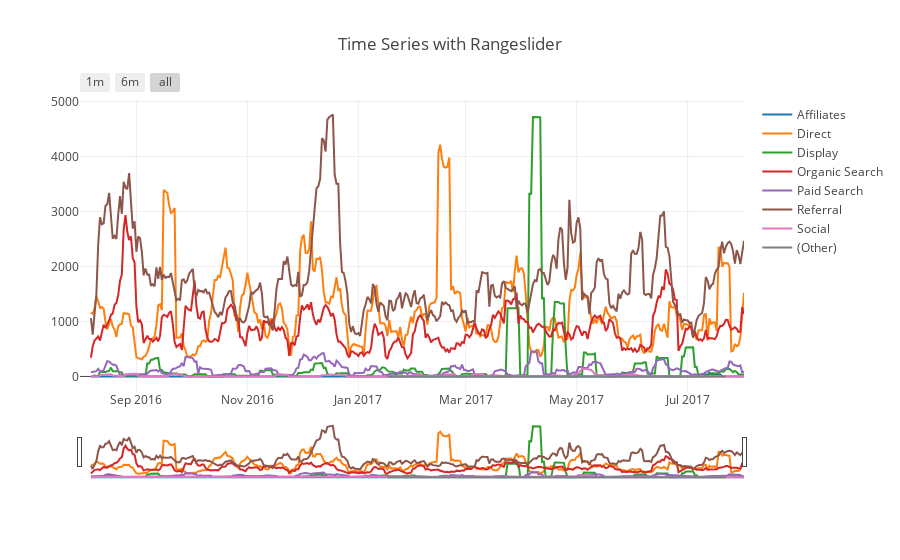

Write notebook code for a chart like this one.
### Markdown cell above
## Revenue by channel over the past year

### Code cell
layout = dict(
    title='Time Series with Rangeslider',
    xaxis=dict(
        rangeselector=dict(
            buttons=list([
                dict(count=1,
                     label='1m',
                     step='month',
                     stepmode='backward'),
                dict(count=6,
                     label='6m',
                     step='month',
                     stepmode='backward'),
                dict(step='all')
            ])
        ),
        rangeslider=dict(
            visible = True
        ),
        type='date'
    )
)

fig = dict(data=data, layout=layout)
plotly.offline.iplot(fig, filename = "Time Series with Rangeslider")

### Figure 1 — Plotly figure (JSON) as saved in the notebook; plotly's stock layout.template omitted (floating-point values rounded to 4 significant figures; data arrays with more than 128 entries replaced by an {"elided": "..."} marker saying what was removed)
{"data": [{"mode": "lines", "name": "Affiliates", "type": "scatter", "uid": "aba86134-d8cd-11e8-a8e6-a45e60cb1c79", "x": {"elided": "366 str values"}, "y": {"elided": "366 float values"}}, {"mode": "lines", "name": "Direct", "type": "scatter", "uid": "aba862fe-d8cd-11e8-8d7f-a45e60cb1c79", "x": {"elided": "366 str values"}, "y": {"elided": "366 float values"}}, {"mode": "lines", "name": "Display", "type": "scatter", "uid": "aba863e4-d8cd-11e8-b442-a45e60cb1c79", "x": {"elided": "361 str values"}, "y": {"elided": "361 float values"}}, {"mode": "lines", "name": "Organic Search", "type": "scatter", "uid": "aba8651a-d8cd-11e8-8b54-a45e60cb1c79", "x": {"elided": "366 str values"}, "y": {"elided": "366 float values"}}, {"mode": "lines", "name": "Paid Search", "type": "scatter", "uid": "aba865d8-d8cd-11e8-95fd-a45e60cb1c79", "x": {"elided": "366 str values"}, "y": {"elided": "366 float values"}}, {"mode": "lines", "name": "Referral", "type": "scatter", "uid": "aba8668c-d8cd-11e8-bfd4-a45e60cb1c79", "x": {"elided": "366 str values"}, "y": {"elided": "366 float values"}}, {"mode": "lines", "name": "Social", "type": "scatter", "uid": "aba86736-d8cd-11e8-b090-a45e60cb1c79", "x": {"elided": "366 str values"}, "y": {"elided": "366 float values"}}, {"mode": "lines", "name": "(Other)", "type": "scatter", "uid": "aba867e2-d8cd-11e8-8fa6-a45e60cb1c79", "x": ["2016-08-26", "2016-08-31", "2016-09-09", "2016-09-27", "2016-09-30", "2016-11-21", "2017-01-17", "2017-01-18", "2017-01-25", "2017-03-03", "2017-03-27", "2017-03-28", "2017-04-04", "2017-04-05", "2017-04-06", "2017-04-07", "2017-04-10", "2017-04-11", "2017-04-12", "2017-04-13", "2017-04-14", "2017-04-15", "2017-04-16", "2017-04-17", "2017-04-18", "2017-04-19", "2017-04-20", "2017-04-21", "2017-04-25", "2017-04-26", "2017-04-27", "2017-04-28", "2017-05-05", "2017-05-17", "2017-05-19", "2017-05-21", "2017-07-22"], "y": [null, null, null, null, null, null, 0, 0, 0, 0, 0, 0, 0, 0, 0, 0, 0, 0, 0, 0, 0, 0, 0, 0, 1.427, 1.427, 1.427, 1.427, 1.427, 1.427, 1.427, 0, 0, 0, 0, 0, 0]}], "layout": {"title": "Time Series with Rangeslider", "xaxis": {"rangeselector": {"buttons": [{"count": 1, "label": "1m", "step": "month", "stepmode": "backward"}, {"count": 6, "label": "6m", "step": "month", "stepmode": "backward"}, {"step": "all"}]}, "rangeslider": {"visible": true}, "type": "date"}}}
